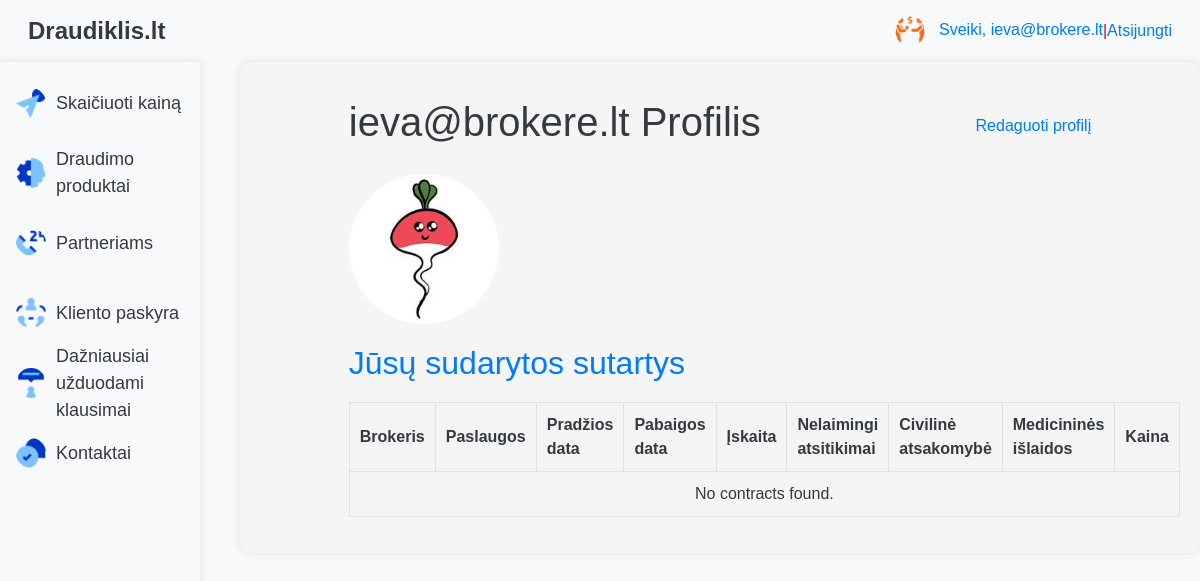
The page /app/profile/ (signed in) on the database as committed earlier.
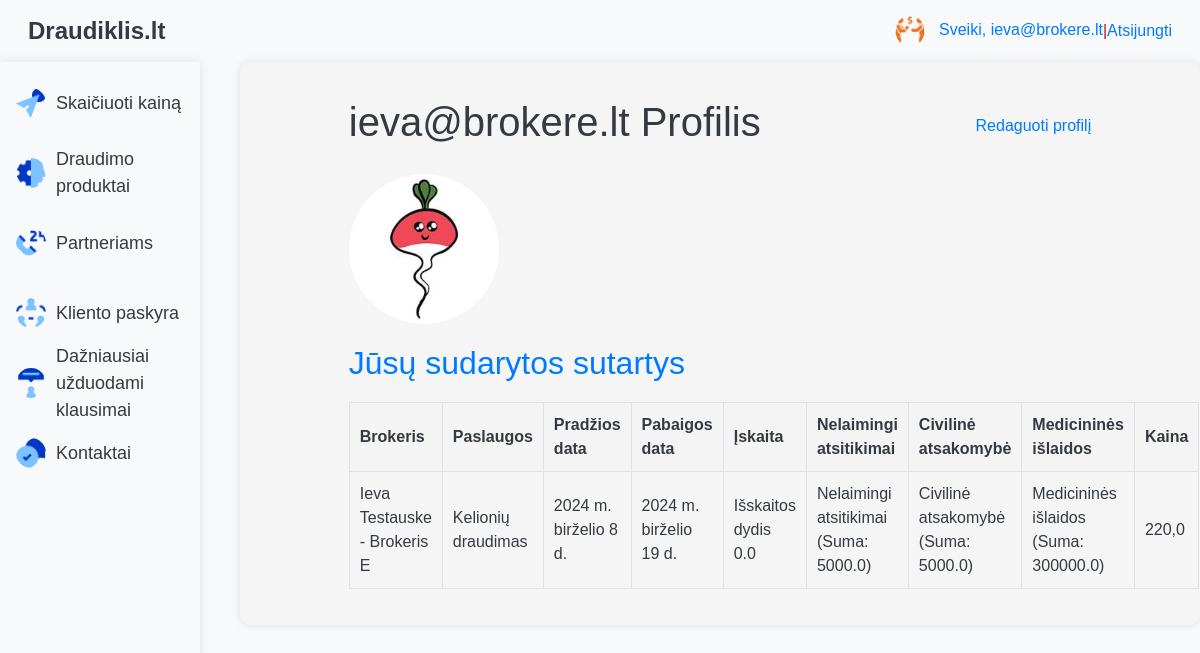
The same page on the database as committed later.
### app/models.py (models this page shows, shortened)
class BrokerProfile(models.Model):
    user = models.OneToOneField(User, on_delete=models.CASCADE)
    broker = models.OneToOneField(Brokeriai, on_delete=models.CASCADE)
    profile_picture = models.ImageField(upload_to='broker_pics', default='default-broker.png')

class Klientai(models.Model):
    user = models.OneToOneField(User, on_delete=models.CASCADE)
    vardas = models.CharField(max_length=100)
    pavarde = models.CharField(max_length=100)
    tel_numeris = models.CharField(max_length=15)
    gimimo_data = models.DateField(null=True)
    adresas = models.TextField()
    el_pastas = models.EmailField()
    def __str__(self):
        return f"{self.vardas} {self.pavarde}"

class Polisai(models.Model):
    klientai = models.ForeignKey(Klientai, on_delete=models.CASCADE, related_name='polisai')
    brokeriai = models.ForeignKey(Brokeriai, on_delete=models.SET_NULL, null=True, blank=True, related_name='polisai')
    paslaugos = models.ForeignKey(Paslaugos, on_delete=models.CASCADE, related_name='polisai', default=1)
    poliso_tipas = models.CharField(max_length=100, blank=True)
    pradzios_data = models.DateField()
    pabaigos_data = models.DateField()
    iskaita = models.ForeignKey(Iskaita, on_delete=models.CASCADE)
    cover1 = models.ForeignKey(Cover1, on_delete=models.CASCADE)
    cover2 = models.ForeignKey(Cover2, on_delete=models.CASCADE)
    cover3 = models.ForeignKey(Cover3, on_delete=models.CASCADE)
    travel_mode = models.ForeignKey(TravelMode, on_delete=models.CASCADE)
    country = models.ForeignKey(Country, on_delete=models.CASCADE)
    price = models.FloatField(default=0.0)

class Brokeriai(models.Model):
    vardas = models.CharField(max_length=100)
    pavarde = models.CharField(max_length=100)
    imones_pavadinimas = models.CharField(max_length=100)
    el_pastas = models.EmailField(null=True)
    tel_numeris = models.CharField(max_length=15, null=True)  # Changed to CharField
    def __str__(self):
        return f"{self.vardas} {self.pavarde} - {self.imones_pavadinimas}"

class Paslaugos(models.Model):
    pavadinimas = models.CharField(max_length=100, default='Kelionių draudimas')
    aprasymas = models.TextField()
    kaina = models.FloatField()
    def __str__(self):
        return self.pavadinimas

class Iskaita(models.Model):
    sum = models.FloatField()
    kof = models.FloatField()
    def __str__(self):
        return f"Išskaitos dydis {self.sum}"

class Cover1(models.Model):
    na_sum = models.FloatField()
    na_kof = models.FloatField()
    def __str__(self):
        return f"Nelaimingi atsitikimai (Suma: {self.na_sum})"

class Cover2(models.Model):
    civ_sum = models.FloatField()
    civ_kof = models.FloatField()
    def __str__(self):
        return f"Civilinė atsakomybė (Suma: {self.civ_sum})"

class Cover3(models.Model):
    med_sum = models.FloatField()
    med_kof = models.FloatField()
    def __str__(self):
        return f"Medicininės išlaidos (Suma: {self.med_sum})"

### app/views.py (the view)
# urls.py: path('profile/', views.profile, name='profile'),
@login_required
def profile(request):
    username = request.user.username
    try:
        klientai = request.user.klientai
        contracts = Polisai.objects.filter(klientai=klientai)
    except Klientai.DoesNotExist:
        klientai = None
        contracts = []
    print("Username:", username)
    print("Klientai:", klientai)
    for contract in contracts:
        print("Contract ID:", contract.id, "Klientai ID:", contract.klientai_id)
    return render(request, 'profile.html', {'profile': klientai, 'contracts': contracts, })

### app/templates/profile.html (shortened to what this page needs)
{% extends "base.html" %}
{% load static %}
{% block content %}
<div style="margin: 20px auto; width: 80%; max-width: 800px;">
    <div style="display: flex; justify-content: space-between; align-items: center; margin-bottom: 20px;">
        <h1>{{ profile.user.username }} Profilis</h1>
        <a href="{% url 'profile_view' %}" style="font-size: 16px; text-decoration: none; color: #007bff;">Redaguoti profilį</a>
    </div>
    <div style="display: flex; align-items: center; margin-bottom: 20px;">
        {% if user_profile_picture %}
            <img src="{{ user_profile_picture }}" alt="Profile Picture" style="width: 150px; height: 150px; border-radius: 50%; margin-right: 20px;">
        {% else %}
            <img src="{% static 'default_profile_picture.png' %}" alt="Profile Picture" style="width: 150px; height: 150px; border-radius: 50%; margin-right: 20px;">
        {% endif %}
    </div>
    <h2>Jūsų sudarytos sutartys</h2>
    <table style="width: 100%; border-collapse: collapse; margin-top: 10px;">
        <thead>
            <tr style="background-color: #f8f9fa;">
                <th style="padding: 10px; border: 1px solid #dee2e6;">Brokeris</th>
                <th style="padding: 10px; border: 1px solid #dee2e6;">Paslaugos</th>
                <th style="padding: 10px; border: 1px solid #dee2e6;">Pradžios data</th>
                <th style="padding: 10px; border: 1px solid #dee2e6;">Pabaigos data</th>
                <th style="padding: 10px; border: 1px solid #dee2e6;">Įskaita</th>
                <th style="padding: 10px; border: 1px solid #dee2e6;">Nelaimingi atsitikimai</th>
                <th style="padding: 10px; border: 1px solid #dee2e6;">Civilinė atsakomybė</th>
                <th style="padding: 10px; border: 1px solid #dee2e6;">Medicininės išlaidos</th>
                <th style="padding: 10px; border: 1px solid #dee2e6;">Kaina</th>
            </tr>
        </thead>
        <tbody>
            {% for contract in contracts %}
            <tr>
                <td style="padding: 10px; border: 1px solid #dee2e6;">{{ contract.brokeriai }}</td>
                <td style="padding: 10px; border: 1px solid #dee2e6;">{{ contract.paslaugos }}</td>
                <td style="padding: 10px; border: 1px solid #dee2e6;">{{ contract.pradzios_data }}</td>
                <td style="padding: 10px; border: 1px solid #dee2e6;">{{ contract.pabaigos_data }}</td>
                <td style="padding: 10px; border: 1px solid #dee2e6;">{{ contract.iskaita }}</td>
                <td style="padding: 10px; border: 1px solid #dee2e6;">{{ contract.cover1 }}</td>
                <td style="padding: 10px; border: 1px solid #dee2e6;">{{ contract.cover2 }}</td>
                <td style="padding: 10px; border: 1px solid #dee2e6;">{{ contract.cover3 }}</td>
                <td style="padding: 10px; border: 1px solid #dee2e6;">{{ contract.price }}</td>
            </tr>
            {% empty %}
            <tr>
                <td colspan="9" style="padding: 10px; border: 1px solid #dee2e6; text-align: center;">No contracts found.</td>
            </tr>
            {% endfor %}
        </tbody>
    </table>
</div>
{% endblock %}

### app/templates/base.html (shortened to what this page needs)
<!DOCTYPE html>
{% load static %}
<html lang="en">
<head>
    <link rel="stylesheet" href="https://stackpath.bootstrapcdn.com/bootstrap/4.5.2/css/bootstrap.min.css">
    <link rel="stylesheet" type="text/css" href="{% static 'styles.css' %}">
</head>
<body>
    <div id="top-shelf" class="d-flex justify-content-between align-items-center p-2 bg-light">
        <div class="left-top">
            <a href="{% url 'home' %}" class="navbar-brand text-dark">Draudiklis.lt</a>
        </div>
        <div class="right-top profile-welcome">
            {% if user.is_authenticated %}
                {% if user.brokerprofile %}
                    <a href="{% url 'broker_profile' broker_id=user.brokerprofile.broker.id %}">
                        <img src="{{ user.brokerprofile.profile_picture.url }}" alt="Profile Picture">
                        Sveiki, {{ user.username }}
                    </a> | <a href="{% url 'broker_logout' %}" class="text-primary">Atsijungti</a>
                {% else %}
                    Sveiki, {{ user.username }} | <a href="{% url 'broker_logout' %}" class="text-primary">Atsijungti</a>
                {% endif %}
            {% else %}
                <a href="{% url 'profile' %}">Kliento paskyra</a>
            {% endif %}
        </div>
    </div>
    <div class="d-flex">
        <div class="left-section bg-light p-3" style="width: 200px;">
            <ul class="selections list-unstyled">
                <li class="expandable position-relative">
                    <img src="{% static 'icons/calculator.png' %}" class="selection-icon" alt="Calculator Icon">
                    <a href="#" id="price-calc-link" class="text-dark">Skaičiuoti kainą</a>
                </li>
                <li>
                    <img src="{% static 'icons/products.png' %}" class="selection-icon" alt="Products Icon">
                    <a href="{% url 'draudimo_produktai' %}" class="text-dark">Draudimo produktai</a>
                </li>
               <li class="expandable position-relative">
                    <img src="{% static 'icons/about.png' %}" class="selection-icon" alt="Partners Icon">
                    <a href="#" class="text-dark">Partneriams</a>
                </li>
                <li>
                    <img src="{% static 'icons/account.png' %}" class="selection-icon" alt="Account Icon">
                    <a href="{% url 'profile' %}" class="text-dark">Kliento paskyra</a>
                </li>
                <li>
                    <img src="{% static 'icons/faq.png' %}" class="selection-icon" alt="FAQ Icon">
                    <a href="{% url 'faq' %}" class="text-dark">Dažniausiai užduodami klausimai</a>
                </li>
                <li>
                    <img src="{% static 'icons/contact.png' %}" class="selection-icon" alt="Contact Icon">
                    <a href="{% url 'contact' %}" class="text-dark">Kontaktai</a>
                </li>
            </ul>
        </div>
        <div class="center-section p-3" style="flex-grow: 1;">
            {% block content %}
            {% endblock %}
        </div>
    </div>
</body>
</html>

### app/static/styles.css (style rules this page uses)
#top-shelf { background-color: #333; color: #fff; padding: 10px; display: flex; justify-content: space-between; align-items: center; }
.left-top { margin-left: 20px; }
.right-top { margin-right: 20px; }
.left-section { width: 230px; background-color: white; padding: 5px; box-shadow: 0 0 10px rgba(0, 0, 0, 0.1); height: 100%; position: fixed; overflow-y: auto; }
.selections { list-style-type: none; padding: 0; }
.selections li { margin-bottom: 20px; display: flex; align-items: center; height: 50px; }
.selections li a { color: #333; text-decoration: none; font-size: 18px; margin-left: 10px; flex-grow: 1; }
.selection-icon { width: 30px; height: 30px; display: inline-block; vertical-align: middle; }
.center-section { margin-left: 240px; background-color: #f5f5f5; padding: 20px; border-radius: 10px; box-shadow: 0 0 10px rgba(0, 0, 0, 0.1); flex-grow: 1; min-height: 100%; }
body { font-family: Arial, sans-serif; background-color: #f8f9fa; color: #343a40; }
h2 { margin-bottom: 20px; color: #007bff; }
body { font-family: Arial, sans-serif; }
table { width: 100%; border-collapse: collapse; margin-top: 20px; }
th, td { padding: 10px; border: 1px solid #ddd; }
th { background-color: #f4f4f4; }
img { border-radius: 50%; }

### app/templates/base.html (style rules this page uses)
.navbar-brand { font-size: 1.5em; font-weight: bold; }
.profile-welcome { color: #c90618; display: flex; align-items: center; }
.profile-welcome img { width: 30px; height: 30px; border-radius: 50%; margin-right: 10px; }

Rows that differ between the two databases and show on the page:
added Polisai: brokeriai "Ieva Testauske - Brokeris E", paslaugos "Kelionių draudimas", pradzios_data "2024 m. birželio 8 d.", pabaigos_data "2024 m. birželio 19 d.", iskaita "Išskaitos dydis 0.0", cover1 "Nelaimingi atsitikimai (Suma: 5000.0)", cover2 "Civilinė atsakomybė (Suma: 5000.0)", cover3 "Medicininės išlaidos (Suma: 300000.0)", price "220,0"
Other text that changed with them:
text no longer shown: "No contracts found."
